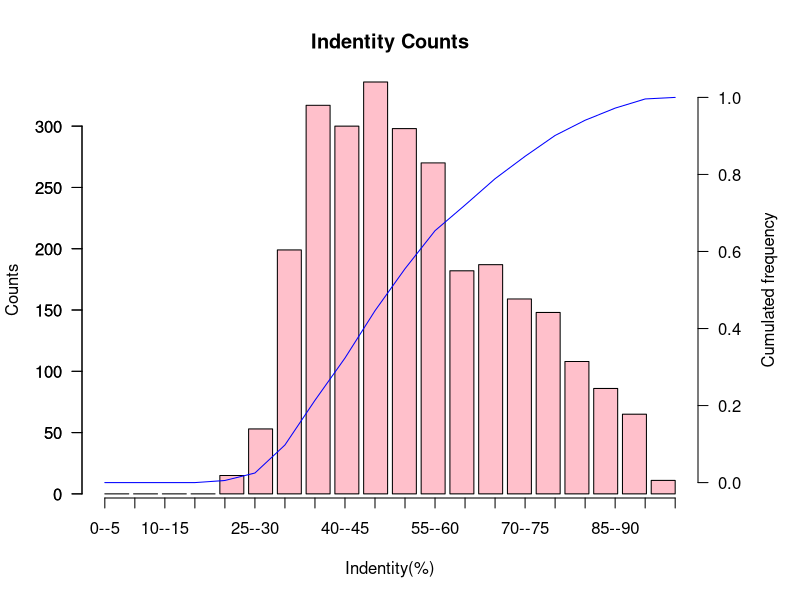
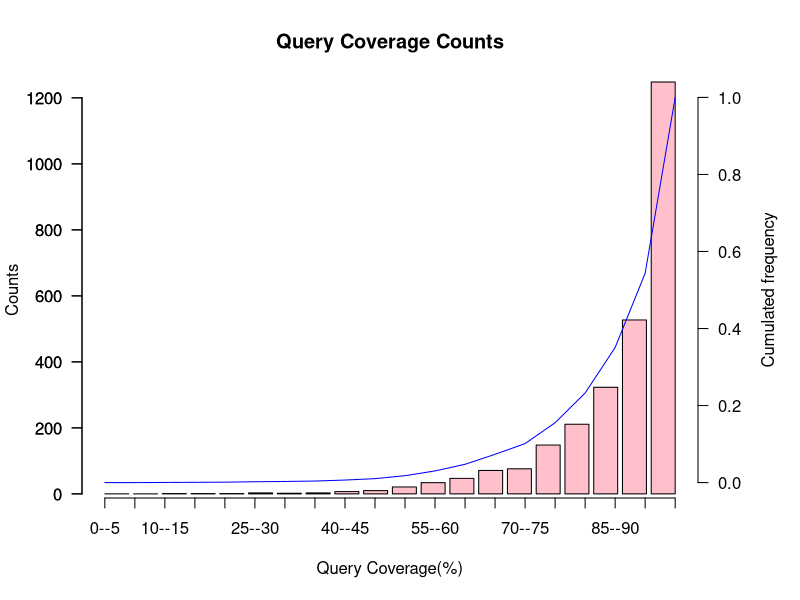
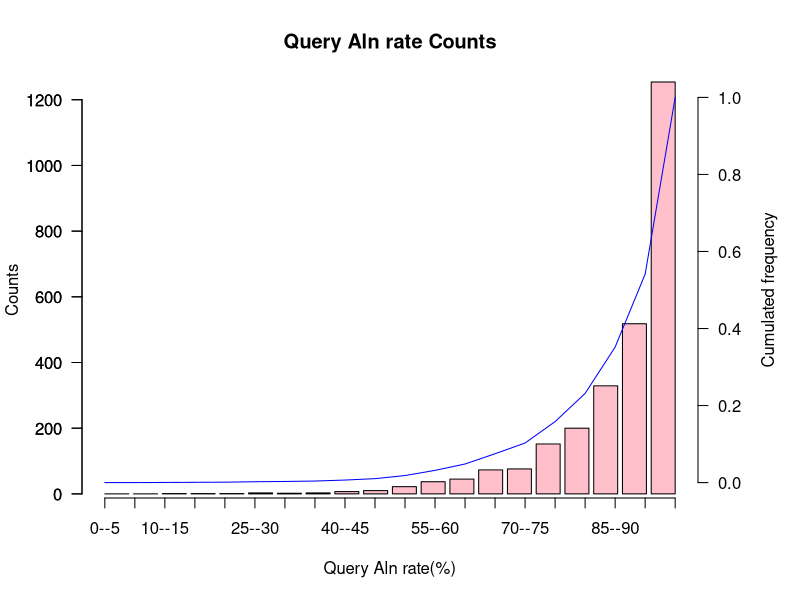
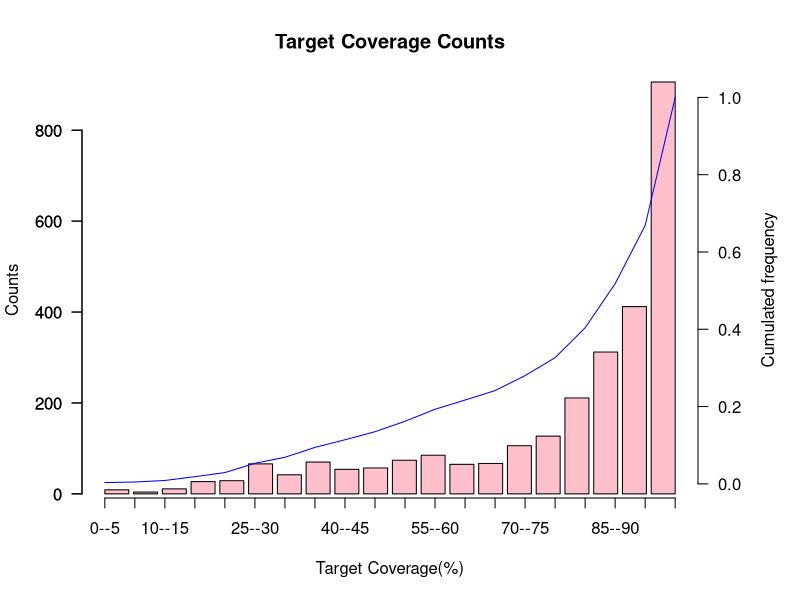
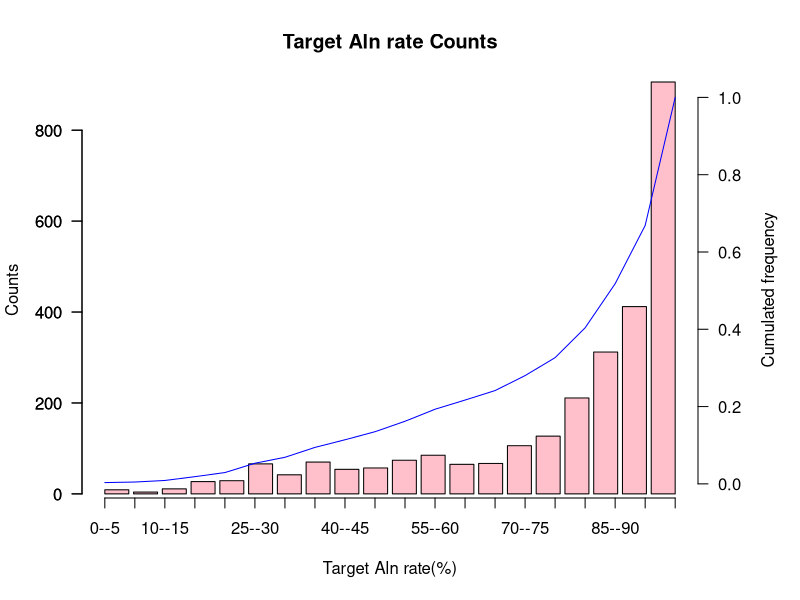
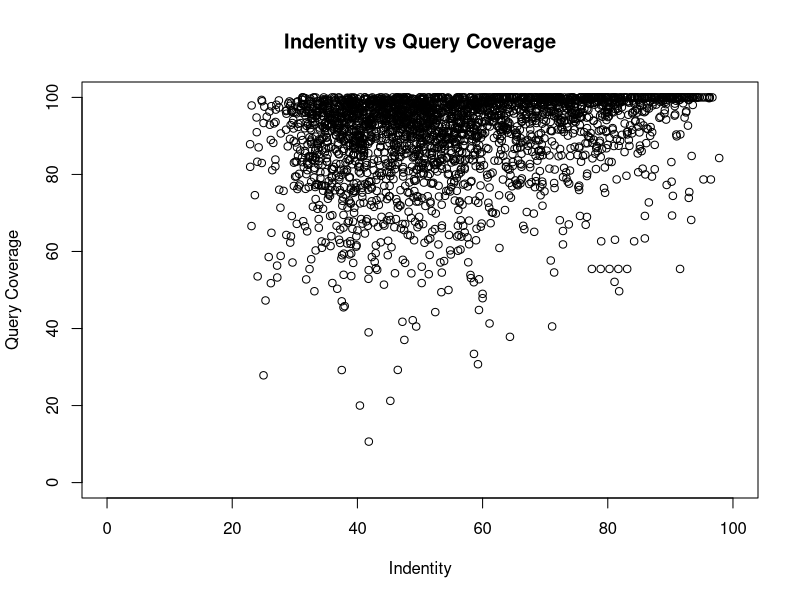
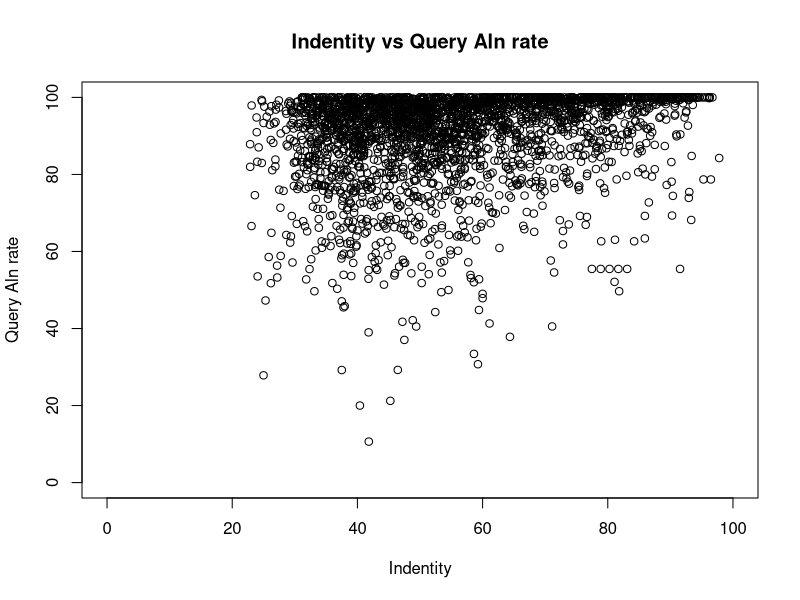
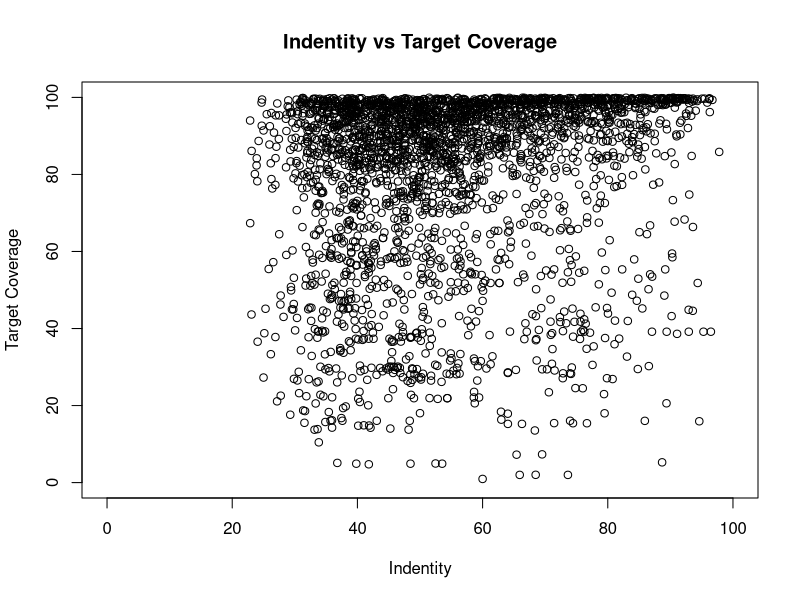

Recreate these plots in R, in order.
#=============================================================================
#     FileName: plot.R
#         Desc: A short script for hist barplot and pareto cumulated frequency.
#       Author: tanhao
#        Email: tanhao2013@gmail.com
#     HomePage: http://buttonwood.github.io
#      Version: 0.0.1
#   LastChange: 2014-03-20 14:35:48
#      History:
#=============================================================================
#!/usr/local/bin/Rscript --slave

barplot_with_pareto <- function(x, main="", xlab="Indentity(%)", r=100, s=5) {
	op <- par(mar = c(5, 4, 4, 5) + 0.1, las = 2)
	
	bw <- seq(0, r, s)
	r1 <- hist(x,breaks=bw,plot=FALSE)
	print(r1)
	x  <- r1$counts
	y  <- cumsum(x)/sum(x)

	barplot(x, xlab=xlab, ylab="Counts",main=main, col="pink")
	axis(2)
	xn <- paste(seq(0,r-s,s), seq(s,r,s), sep="--")
	names(x) <- xn 

	par(new = T)
	plot(y, type="l", col="blue", axes=FALSE,xlab='', ylab='', main='')
	axis(4)
	par(las=0)
	mtext("Cumulated frequency", side=4, line=3)
	
	axis(1, at=1:length(x), labels=names(x))
	par(op)
}

#args = commandArgs(TRUE)
#print(args)
#print(args[0])
#print(args[1])
#data <- read.table(args[0])
#pdf(args[1])
#data <- read.table("rate.tab.best")
#pdf("best1t1.pdf")
data <- read.table("rate.tab")
pdf("all1t1.pdf")
#bw <- seq(0,100,5)
#r1 <- hist(data[,1],breaks=bw,plot=FALSE)
#plot(bw,r1$counts,xlab="Indentity(%)",ylab="Counts(%)",type="l",lty=1,col="blue")
barplot_with_pareto(data[,1],main="Indentity Counts")
#r2 <- hist(data[,2],breaks=bw,plot=FALSE)
#r3 <- hist(data[,4],breaks=bw,plot=FALSE)
barplot_with_pareto(data[,2],main="Query Coverage Counts", xlab="Query Coverage(%)")
barplot_with_pareto(data[,3],main="Query Aln rate Counts", xlab="Query Aln rate(%)")
barplot_with_pareto(data[,4],main="Target Coverage Counts",xlab="Target Coverage(%)")
barplot_with_pareto(data[,4],main="Target Aln rate Counts",xlab="Target Aln rate(%)")

plot(data[,1], data[,2], xlim=c(0,100), ylim=c(0,100), 
	main="Indentity vs Query Coverage", 
	xlab="Indentity",
    ylab="Query Coverage")

plot(data[,1], data[,3], xlim=c(0,100), ylim=c(0,100), 
	main="Indentity vs Query Aln rate", 
	xlab="Indentity",
    ylab="Query Aln rate")

plot(data[,1], data[,4], xlim=c(0,100), ylim=c(0,100), 
	main="Indentity vs Target Coverage", 
	xlab="Indentity",
    ylab="Target Coverage")

plot(data[,1], data[,5], xlim=c(0,100), ylim=c(0,100), 
	main="Indentity vs Target Aln rate", 
	xlab="Indentity",
    ylab="Target Aln rate")

plot(data[,2], data[,4], xlim=c(0,100), ylim=c(0,100), 
	main="Query Coverage vs Target Coverage", 
	xlab="Query Coverage",
    ylab="Target Coverage")


plot(data[,2], data[,3], xlim=c(0,100), ylim=c(0,100), 
	main="Query Coverage vs Query aln rate", 
	xlab="Query Coverage",
    ylab="Query aln rate")


plot(data[,4], data[,5], xlim=c(0,100), ylim=c(0,100), 
	main="Target Coverage vs Target Aln rate", 
	xlab="Target Coverage",
    ylab="Target Aln rate")


barplot_with_pareto(data[,1]*data[,2]/10000,
	main="Indentity Counts Adjust by Query Coverage", xlab="Indentity Adjusted(%)", r=1, s=0.05)

barplot_with_pareto(data[,1]*data[,3]/10000,
	main="Indentity Counts Adjust by Query Aln rate", xlab="Indentity Adjusted(%)", r=1, s=0.05)

barplot_with_pareto(data[,1]*data[,4]/10000,
	main="Indentity Counts Adjust by Target Coverage", xlab="Indentity Adjusted(%)", r=1, s=0.05)

barplot_with_pareto(data[,1]*data[,5]/10000,
	main="Indentity Counts Adjust by Target Aln rate", xlab="Indentity Adjusted(%)", r=1, s=0.05)


dev.off()

#*************  Float like a butterfly! Stay like a buttonwood!  *************

